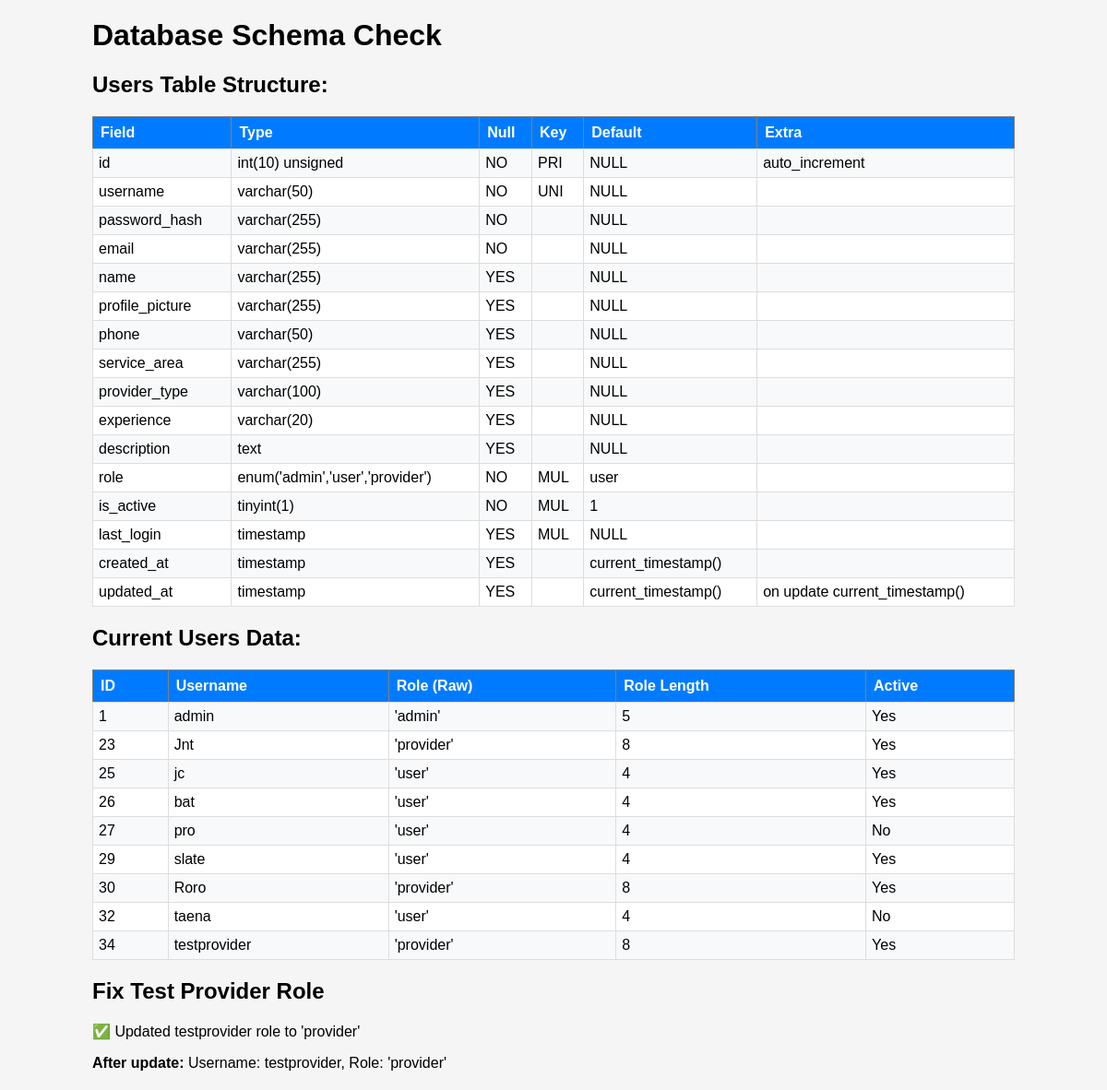
/check-schema.php, run on the app's committed database.
### tables this page shows
CREATE TABLE IF NOT EXISTS `users` (
  `id` int UNSIGNED NOT NULL AUTO_INCREMENT,
  `username` varchar(50) NOT NULL,
  `password_hash` varchar(255) NOT NULL,
  `email` varchar(255) NOT NULL,
  `name` varchar(255) DEFAULT NULL,
  `profile_picture` varchar(255) DEFAULT NULL,
  `phone` varchar(50) DEFAULT NULL,
  `service_area` varchar(255) DEFAULT NULL,
  `provider_type` varchar(100) DEFAULT NULL,
  `experience` varchar(20) DEFAULT NULL,
  `description` text,
  `role` enum('admin','user','provider') NOT NULL DEFAULT 'user',
  `is_active` tinyint(1) NOT NULL DEFAULT '1',
  `last_login` timestamp NULL DEFAULT NULL,
  `created_at` timestamp NULL DEFAULT CURRENT_TIMESTAMP,
  `updated_at` timestamp NULL DEFAULT CURRENT_TIMESTAMP ON UPDATE CURRENT_TIMESTAMP,
  PRIMARY KEY (`id`),
  UNIQUE KEY `username` (`username`)
);

### check-schema.php (the view, shortened to what this page needs)
<?php
require_once 'db.php';
echo "<h1>Database Schema Check</h1>";
$result = $mysqli->query('DESCRIBE users');
echo "<h2>Users Table Structure:</h2>";
echo "<table border='1' cellpadding='5'>";
echo "<tr><th>Field</th><th>Type</th><th>Null</th><th>Key</th><th>Default</th><th>Extra</th></tr>";
while ($row = $result->fetch_assoc()) {
    echo "<tr>";
    echo "<td>{$row['Field']}</td>";
    echo "<td>{$row['Type']}</td>";
    echo "<td>{$row['Null']}</td>";
    echo "<td>" . ($row['Key'] ?? '') . "</td>";
    echo "<td>" . ($row['Default'] ?? 'NULL') . "</td>";
    echo "<td>" . ($row['Extra'] ?? '') . "</td>";
    echo "</tr>";
}
echo "</table>";
$result = $mysqli->query('SELECT id, username, role, is_active FROM users ORDER BY id');
echo "<h2>Current Users Data:</h2>";
echo "<table border='1' cellpadding='5'>";
echo "<tr><th>ID</th><th>Username</th><th>Role (Raw)</th><th>Role Length</th><th>Active</th></tr>";
while ($row = $result->fetch_assoc()) {
    echo "<tr>";
    echo "<td>{$row['id']}</td>";
    echo "<td>{$row['username']}</td>";
    echo "<td>'{$row['role']}'</td>";
    echo "<td>" . strlen($row['role']) . "</td>";
    echo "<td>" . ($row['is_active'] ? 'Yes' : 'No') . "</td>";
    echo "</tr>";
}
echo "</table>";
echo "<h2>Fix Test Provider Role</h2>";
$stmt = $mysqli->prepare("UPDATE users SET role = 'provider' WHERE username = 'testprovider'");
if ($stmt->execute()) {
    echo "<p>✅ Updated testprovider role to 'provider'</p>";
} else {
    echo "<p>❌ Failed to update role: " . $mysqli->error . "</p>";
}
$stmt = $mysqli->prepare("SELECT id, username, role FROM users WHERE username = 'testprovider'");
$stmt->execute();
$result = $stmt->get_result();
if ($row = $result->fetch_assoc()) {
    echo "<p><strong>After update:</strong> Username: {$row['username']}, Role: '{$row['role']}'</p>";
}
?>

### check-schema.php (style rules this page uses)
table { width: 100%; background: white; border-collapse: collapse; margin: 10px 0; }
th { background: #007bff; color: white; padding: 8px; text-align: left; }
td { padding: 6px; border: 1px solid #ddd; }
tr:nth-child(even) { background: #f8f9fa; }

### data on the page
users: id "1", username "admin", role "admin", role "5", is_active "Yes"
users: id "23", username "Jnt", role "provider", role "8", is_active "Yes"
users: id "25", username "jc", role "user", role "4", is_active "Yes"
users: id "26", username "bat", role "user", role "4", is_active "Yes"
users: id "27", username "pro", role "user", role "4", is_active "No"
users: id "29", username "slate", role "user", role "4", is_active "Yes"
users: id "30", username "Roro", role "provider", role "8", is_active "Yes"
users: id "32", username "taena", role "user", role "4", is_active "No"
users: id "34", username "testprovider", role "provider", role "8", is_active "Yes"

### other printed values
$row['Field'] "id"
$row['Type'] "int(10) unsigned"
$row['Null'] "NO"
$row['Key'] "PRI"
$row['Default'] "NULL"
$row['Extra'] "auto_increment"
$row['Field'] "username"
$row['Type'] "varchar(50)"
$row['Key'] "UNI"
$row['Field'] "password_hash"
$row['Type'] "varchar(255)"
$row['Field'] "email"
$row['Field'] "name"
$row['Null'] "YES"
$row['Field'] "profile_picture"
